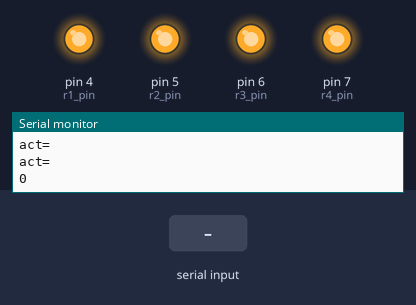
Bench run of a sketch on a simulated Arduino Uno, built with avr-gcc and run on an emulated ATmega328P. On the bench: output pins drawn as LEDs (lit = HIGH), the last lines printed to the serial monitor. Inputs (shaded band) come from the test bench.

Above: at 1.8 s.
1.9 s: "1" received over the second serial link
At 4.1 s:
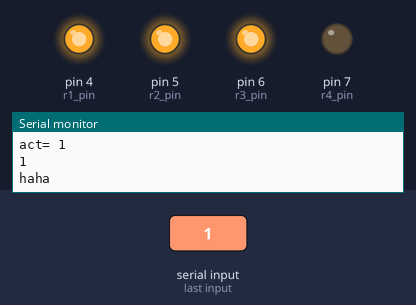
4.5 s: "90,45\n" received over the second serial link
At 6.5 s:
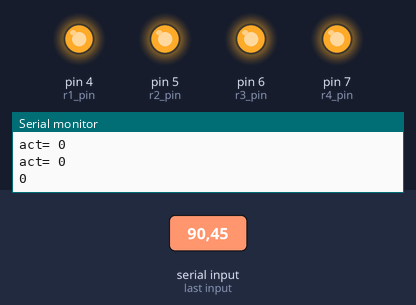
Timing chart, 0 to 8.0 s (numbered marks = the images above; inputs shaded):
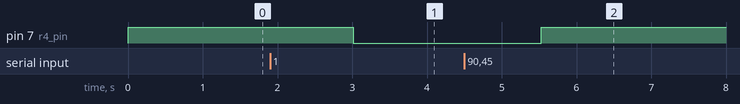

Measured:
- after the input at 1.9 s, pin 7 (r4_pin): HIGH → LOW after 1.1 s
- after the input at 4.5 s, pin 7 (r4_pin): LOW → HIGH after 1.0 s

The sketch:

arduio_1.ino
```cpp
#include<SoftwareSerial.h>
#include <Boards.h>
#include <Firmata.h>
#include <dht.h>

dht DHT;

#define m1_pin  A0; //m1 pin for moisture
#define m2_pin=A1;  //m2 pin for moisture
#define h1_pin=6;     //h1 pin for humidity
#define h2_pin=7;      //h2 pin for humidity


int m1_value ;
int m2_value;

int h1_temp;
int h1_humidity;
int h2_temp;
int h2_humidity;


int r1_pin=4;
int r2_pin=5;
int r3_pin=6;
int r4_pin=7;

String r1_status;
String r2_status;
String r3_status;
String r4_status;


SoftwareSerial ArduinoSerial(3,2) ;//RX,TX
void setup() {
  Serial.begin(115200);
  ArduinoSerial.begin(4800);
 pinMode(r1_pin,OUTPUT);
 pinMode(r2_pin,OUTPUT);
 pinMode(r3_pin,OUTPUT);
 pinMode(r4_pin,OUTPUT);


 digitalWrite(r1_pin,HIGH);
 digitalWrite(r2_pin,HIGH);
 digitalWrite(r3_pin,HIGH);
 digitalWrite(r4_pin,HIGH);


}

String   str="-";
  int ServerValue=0;
  float val=0.0;
void loop() {


    while(ArduinoSerial.available()>0)
    {
       float val=ArduinoSerial.parseFloat();
        ServerValue=(int)val;
      str=(String)ServerValue;
      if(str.length() != 4)
      {
        if(str.length()==3)
          str="0"+str;
          if(str.length()==2)
          str="00"+str;
            if(str.length()==1)
          str="000"+str;
          if(str.length()==0)
          str="0000"+str;

        }
        r1_status=str.substring(0,1);
        r2_status=str.substring(1,2);
        r3_status=str.substring(2,3);
        r4_status=str.substring(3,4);

     }
    Serial.println("<<<<<<<<<<<<<<<<<<<<<<<<<<<<<<<<<<<<<>>>>>>>>>>>>>>>>>>>>>>>>>>>>>");
Serial.println("act= "+r1_status);
Serial.println("act= "+r2_status);
Serial.println("act= "+r3_status);
Serial.println("act= "+r4_status);
Serial.println(ServerValue);


if(r1_status=="1")
{
   digitalWrite(r1_pin,LOW);
   }
  else{
    digitalWrite(r1_pin,HIGH);
    }


if(r2_status=="1")
{
  Serial.println("haha");
  digitalWrite(r2_pin,LOW);
  }
  else{
    digitalWrite(r2_pin,HIGH);
    }


if(r3_status=="1")
{
  Serial.println("haha");
  digitalWrite(r3_pin,LOW);
  }
  else{
    digitalWrite(r3_pin,HIGH);
    }


if(r4_status=="1")
{
  Serial.println("haha");
  digitalWrite(r4_pin,LOW);
  }
  else{
    digitalWrite(r4_pin,HIGH);
    }


      delay(500);
}
```
